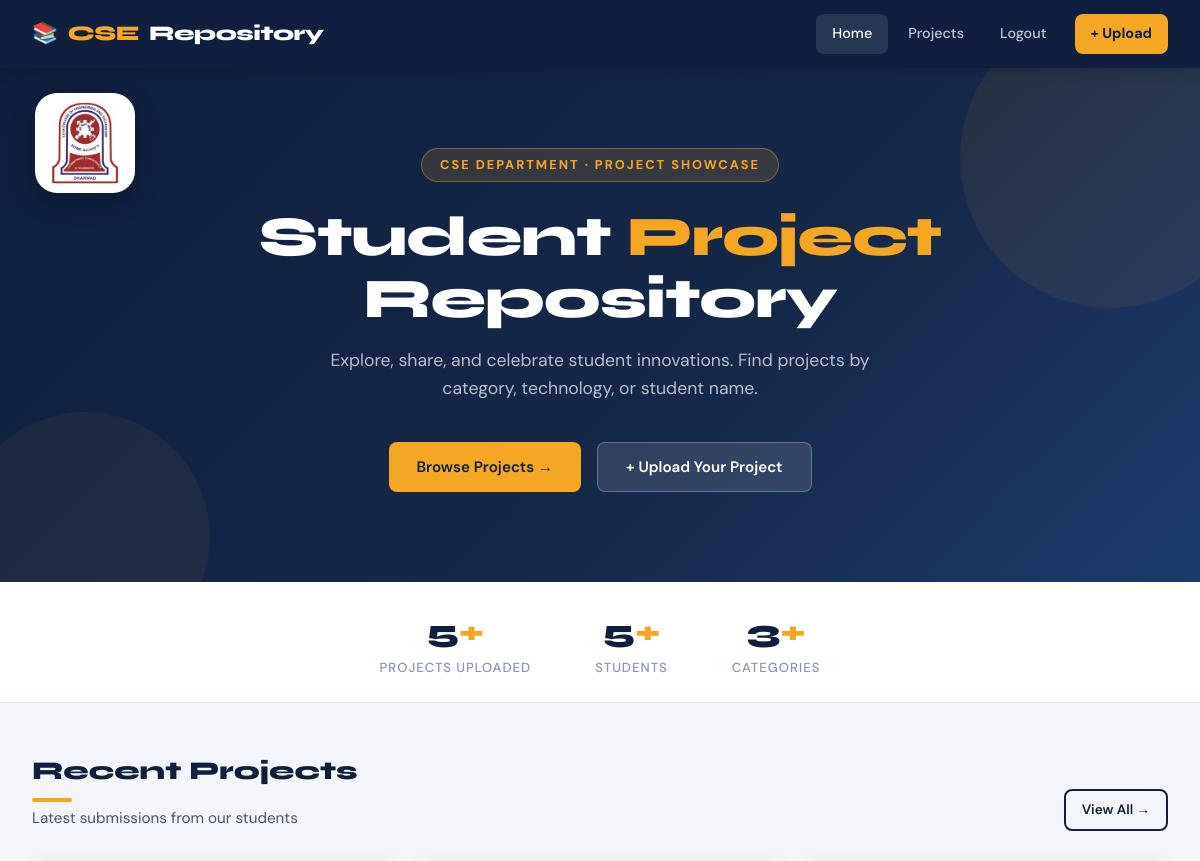
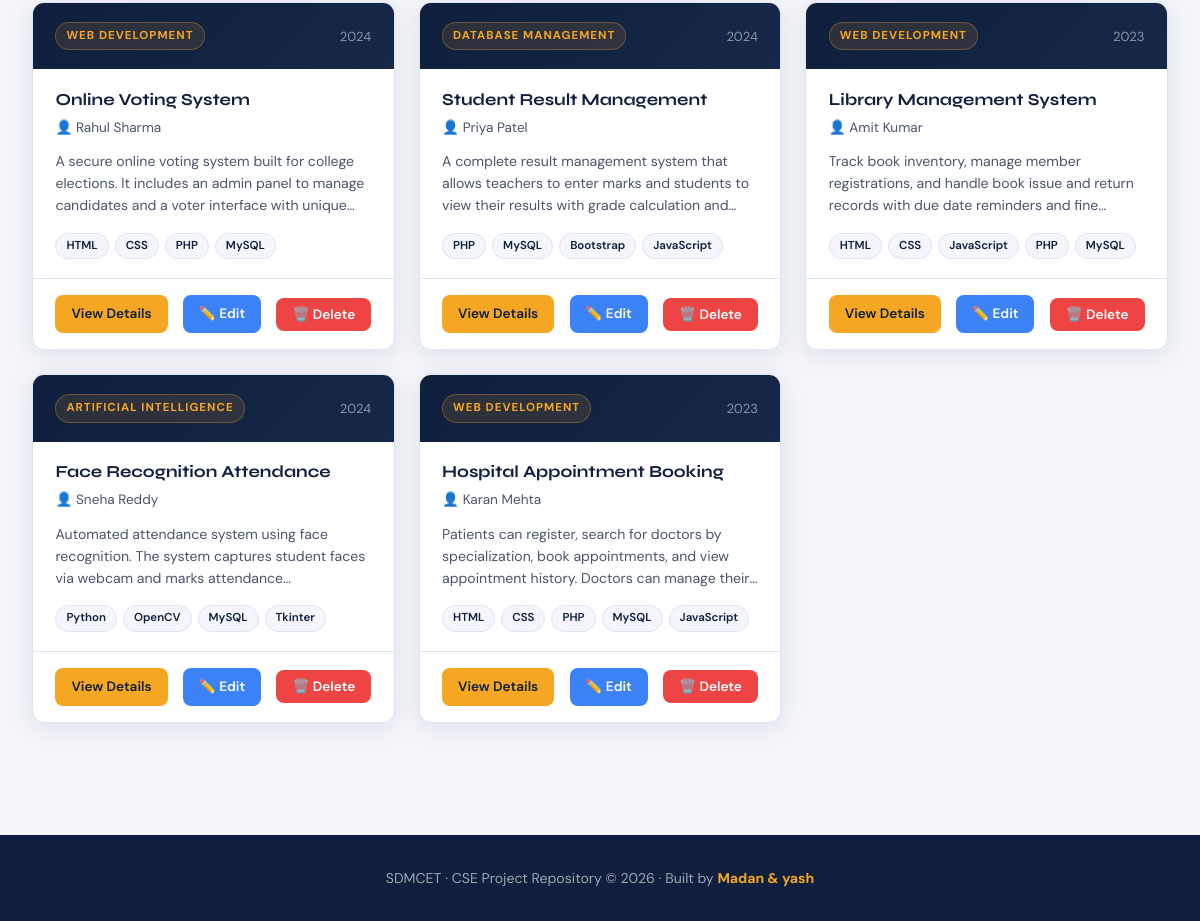
The app's page /home.php with its own data (2 pictures, top to bottom).
### tables this page shows
CREATE TABLE IF NOT EXISTS projects (
    id          INT AUTO_INCREMENT PRIMARY KEY,    
    title       VARCHAR(255)  NOT NULL,            
    student_name VARCHAR(100) NOT NULL,            
    year        INT           NOT NULL,            
    category    VARCHAR(100)  NOT NULL,            
    technology  VARCHAR(255)  NOT NULL,            
    description TEXT          NOT NULL,            
    github_link VARCHAR(255)  DEFAULT '',          
    created_at  TIMESTAMP     DEFAULT CURRENT_TIMESTAMP   
);

### home.php (the view, shortened to what this page needs)
<?php
include 'db.php';
$countResult = mysqli_query($conn, "SELECT COUNT(*) AS total FROM projects");
$countRow = mysqli_fetch_assoc($countResult);
$totalProjects = $countRow['total'];
$studentResult = mysqli_query($conn, "SELECT COUNT(DISTINCT student_name) AS total FROM projects");
$studentRow = mysqli_fetch_assoc($studentResult);
$totalStudents = $studentRow['total'];
$catResult = mysqli_query($conn, "SELECT COUNT(DISTINCT category) AS total FROM projects");
$catRow = mysqli_fetch_assoc($catResult);
$totalCategories = $catRow['total'];
$recentQuery = "SELECT * FROM projects ORDER BY created_at DESC LIMIT 6";
$recentResult = mysqli_query($conn, $recentQuery);
?>
<!DOCTYPE html>
<html lang="en">
<head>
    <link rel="stylesheet" href="style.css">
</head>
<body>
<nav>
    <div class="nav-brand">
        📚 <span>CSE</span> Repository
    </div>
    <div class="nav-links">
        <a href="index.php" class="active">Home</a>
        <a href="projects.php">Projects</a>
        <a href="logout.php">Logout</a>
        <a href="upload.php" class="btn-upload">+ Upload</a>
    </div>
</nav>
<section class="hero">
    <div class="college-logo">
        <a href="https://sdmcet.ac.in" target="_blank">
        <img src="sdmcet.jpg" alt="SDMCET Logo">
    </a>
    </div>
    <div class="hero-badge">CSE Department · Project Showcase</div>
    <h1>Student <span>Project</span><br>Repository</h1>
    <p>
        Explore, share, and celebrate student innovations.
        Find projects by category, technology, or student name.
    </p>
    <div class="hero-actions">
        <a href="projects.php" class="btn btn-primary">Browse Projects →</a>
        <a href="upload.php" class="btn btn-secondary">+ Upload Your Project</a>
    </div>
</section>
<div class="stats-bar">
    <div class="stat-item">
        <div class="stat-number"><?php echo $totalProjects; ?><span>+</span></div>
        <div class="stat-label">Projects Uploaded</div>
    </div>
    <div class="stat-item">
        <div class="stat-number"><?php echo $totalStudents; ?><span>+</span></div>
        <div class="stat-label">Students</div>
    </div>
    <div class="stat-item">
        <div class="stat-number"><?php echo $totalCategories; ?><span>+</span></div>
        <div class="stat-label">Categories</div>
    </div>
</div>
<div class="section">
    <div class="section-header">
        <div>
            <h2 class="section-title">Recent Projects</h2>
            <p class="section-subtitle">Latest submissions from our students</p>
        </div>
        <a href="projects.php" class="btn btn-outline btn-sm">View All →</a>
    </div>
    <?php if (mysqli_num_rows($recentResult) > 0): ?>
        <div class="projects-grid">
            <?php while ($project = mysqli_fetch_assoc($recentResult)): ?>
                <div class="project-card" data-category="<?php echo htmlspecialchars($project['category']); ?>">
                    <div class="card-header">
                        <span class="card-category"><?php echo htmlspecialchars($project['category']); ?></span>
                        <span class="card-year"><?php echo $project['year']; ?></span>
                    </div>
                    <div class="card-body">
                        <h3 class="card-title"><?php echo htmlspecialchars($project['title']); ?></h3>
                        <p class="card-student">👤 <?php echo htmlspecialchars($project['student_name']); ?></p>
                        <p class="card-desc"><?php echo htmlspecialchars($project['description']); ?></p>
                        <div class="card-tech">
                            <?php
                            $techs = explode(',', $project['technology']);
                            foreach ($techs as $tech):
                                $tech = trim($tech);
                                if ($tech !== ''):
                            ?>
                                <span class="tech-tag"><?php echo htmlspecialchars($tech); ?></span>
                            <?php
                                endif;
                            endforeach;
                            ?>
                        </div>
                    </div>
                    <div class="card-footer">
                        <a href="project-detail.php?id=<?php echo $project['id']; ?>" class="btn btn-primary btn-sm">
                            View Details
                        </a>
                        <a href="edit-project.php?id=<?php echo $project['id']; ?>" class="btn btn-edit btn-sm">
                            ✏️ Edit
                        </a>
                        <form method="POST" action="delete-project.php" style="display:inline;"
                              onsubmit="return confirmDelete('<?php echo addslashes(htmlspecialchars($project['title'])); ?>')">
                            <button type="submit" class="btn btn-delete btn-sm">🗑️ Delete</button>
                        </form>
                    </div>
                </div>
            <?php endwhile; ?>
        </div>
    <?php endif; ?>
</div>
<footer>
    <p>SDMCET · CSE Project Repository &copy; <?php echo date('Y'); ?> · Built by <strong>Madan & yash</strong></p>
</footer>
</body>
</html>

### records on screen
projects: category "WEB DEVELOPMENT", year "2024", title "Online Voting System", student_name "Rahul Sharma", description "A secure online voting system built for college elections. It includes an admin panel to manage candidates and a voter interface with…", technology "HTML", technology "CSS", technology "PHP", technology "MySQL"
projects: category "DATABASE MANAGEMENT", year "2024", title "Student Result Management", student_name "Priya Patel", description "A complete result management system that allows teachers to enter marks and students to view their results with grade calculation…", technology "PHP", technology "MySQL", technology "Bootstrap", technology "JavaScript"
projects: category "WEB DEVELOPMENT", year "2023", title "Library Management System", student_name "Amit Kumar", description "Track book inventory, manage member registrations, and handle book issue and return records with due date reminders and…", technology "HTML", technology "CSS", technology "JavaScript", technology "PHP", technology "MySQL"
projects: category "ARTIFICIAL INTELLIGENCE", year "2024", title "Face Recognition Attendance", student_name "Sneha Reddy", description "Automated attendance system using face recognition. The system captures student faces via webcam and marks…", technology "Python", technology "OpenCV", technology "MySQL", technology "Tkinter"
projects: category "WEB DEVELOPMENT", year "2023", title "Hospital Appointment Booking", student_name "Karan Mehta", description "Patients can register, search for doctors by specialization, book appointments, and view appointment history. Doctors can manage…", technology "HTML", technology "CSS", technology "PHP", technology "MySQL", technology "JavaScript"

### other values on screen
$totalProjects "5"
$totalStudents "5"
$totalCategories "3"
